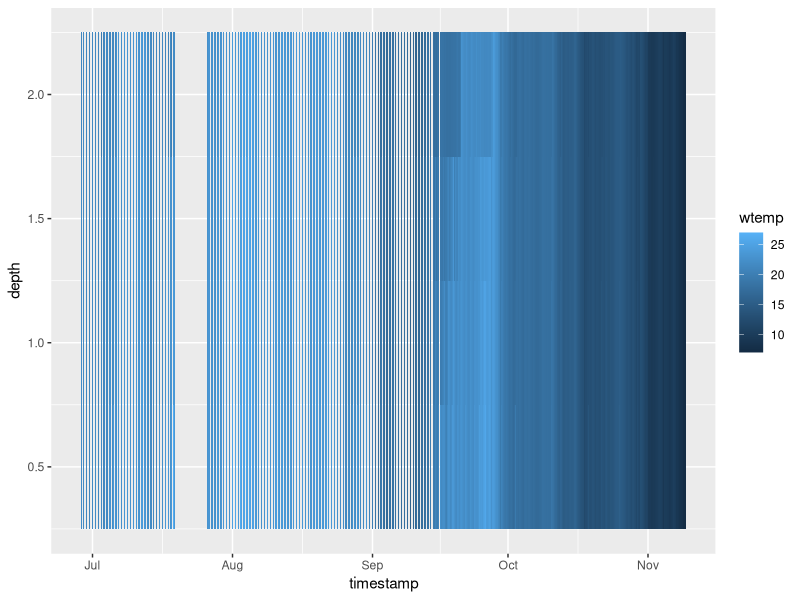
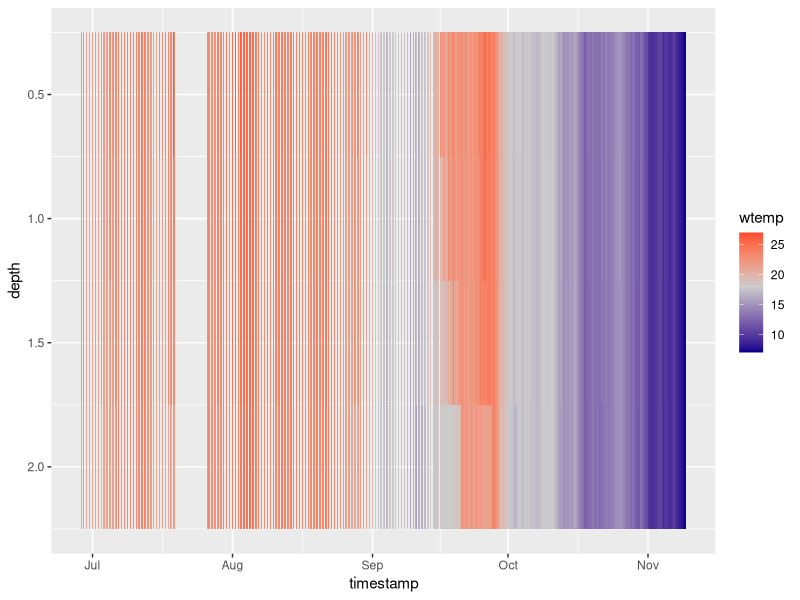
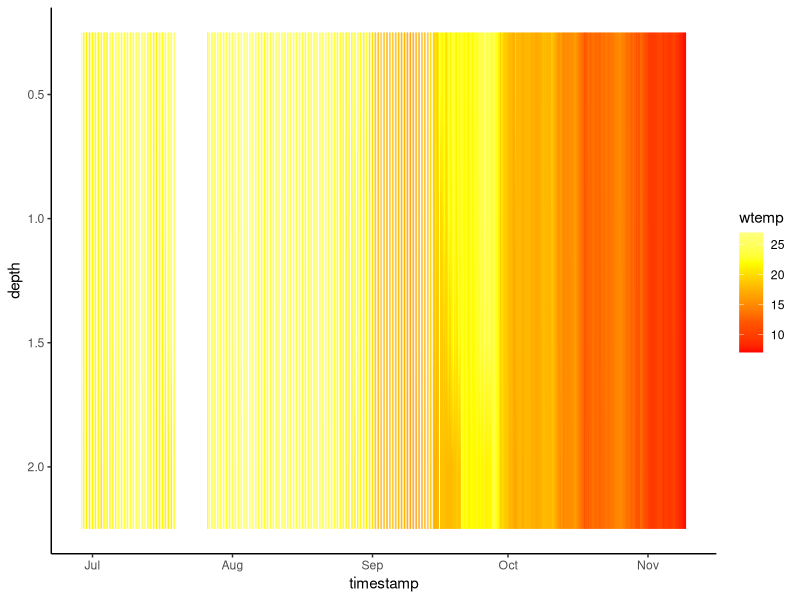
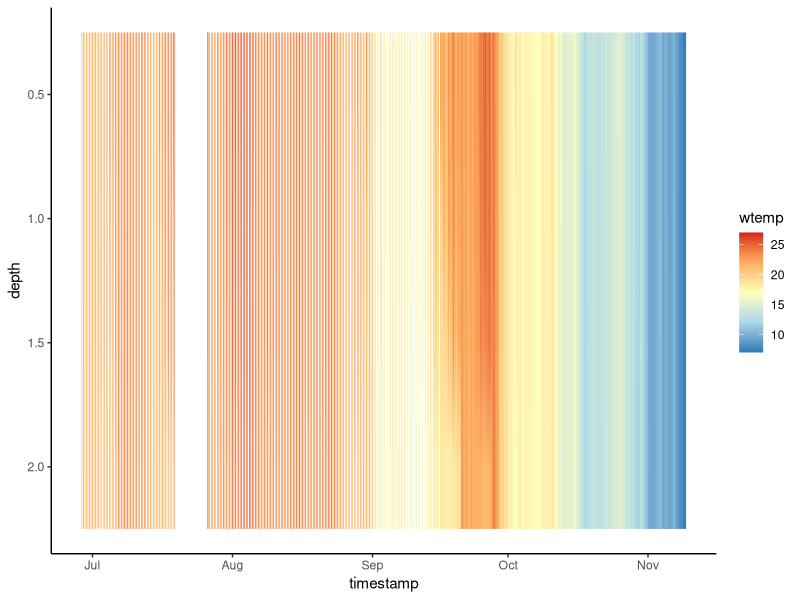
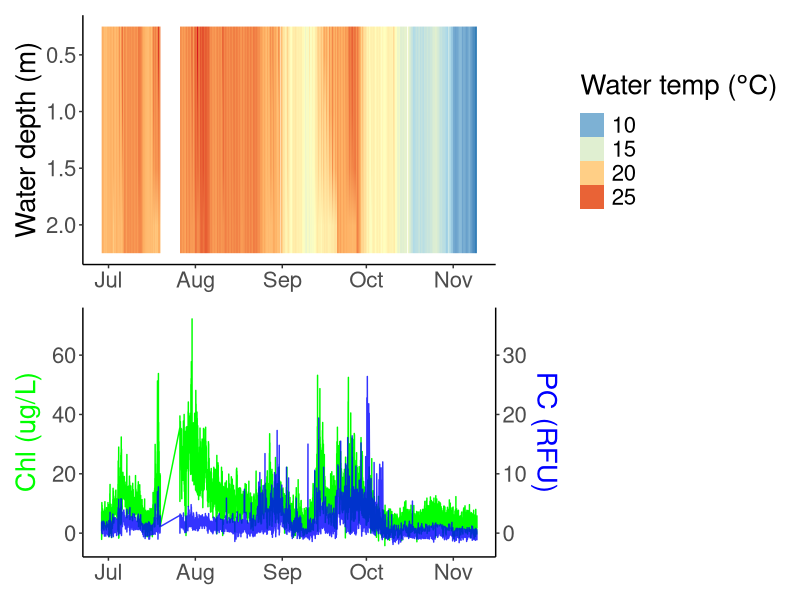

R code for these plots, in order:
## ---- chunk 1
library(ggplot2)
library(lubridate)
library(patchwork)
# loading in the dataset of water temperature from Missisquoi Bay during summer 2017
db <- read.csv("HF_MB2017CLEAN04182018.csv")
# changing to right date formate
db$timestamp <- as.POSIXct(strptime(db$timestamp,format = "%m/%d/%Y %H:%M", tz = "Etc/GMT-4"))
# let's see what we are dealing with! 
summary(db$wtemp)

# trying to make a heat map of temperature data 
p1 <- ggplot(data=db, 
             mapping=aes(x=timestamp, y=depth, fill=wtemp))
p1 + geom_tile()

# let's make the color go from red to blue
p1 + geom_tile()+
  scale_fill_gradient2(midpoint=18,
                       low="darkblue",
                       mid=gray(0.8), 
                       high="red")+
   scale_y_reverse()

# let's change the color again and try the "heat" color package 
p2 <- ggplot(data=db, mapping=aes(x=timestamp, y=depth))
p2 + geom_raster(aes(fill=wtemp), interpolate=TRUE) +
  scale_fill_gradientn(colors=heat.colors(5)) +
  theme_classic()+
  scale_y_reverse()
# heat color package is nice BUT the scale is going the opposite way...also it'd be nice to have blue as the lower temps so trying another set of codes: 


# trying to get the colors right 
myColors <- c("#2c7bb6", "#abd9e9", "#ffffbf","#fdae61","#d7191c")
p2 + geom_raster(aes(fill=wtemp), interpolate=TRUE) +
  scale_fill_gradientn(colors = myColors) +
  theme_classic()+
  scale_y_reverse()

# now that I have the color right I want to go back and take out the white spaces in the graph 
# these are because from July to Sept, the profiler was only doing a profile every 2 hours but then in Sept we set it to do a vertical profile every hour
# going to aggregate the data and only plot the even hours and see if that makes the map look more continous 
# could subset the actual data frame but I want to try and use the technique he showed us in class and just plot the subset of the data I want to show
# also, making the legend title have the degree symbol took a surprising amount of Googling! 
db$hours <- hour(db$timestamp)

p2 <- ggplot(data=db[db$hour%%2==0, ])
p4 <- p2 + geom_raster(mapping=aes(x=timestamp, 
                                   y=depth, 
                                   fill=wtemp), 
                       interpolate=TRUE) +
  scale_fill_gradientn(colors = myColors) +
  theme_classic()+
  scale_y_reverse()+
  theme(axis.title.x = element_blank())+
  ylab("Water depth (m)")+
  guides(fill=guide_legend(title=expression("Water temp ("* degree * "C)")))

# now going to use patchwork to pair the water temperature heatmap with the biological data that I have collected to far (which is high-frequency sensor data for the relative amounts of chlorophyll and phycocyanin in the surface of the lake (~0.5m)) 

p3 <- ggplot(data=db[db$hour%%2==0, ])+
  geom_line(mapping=aes(x=timestamp, y=chl_conc), color="green")+
  theme_classic()+
  ylab("Chl (ug/L)")+
  theme(axis.title.y.left = element_text(color="green"))+
  theme(axis.title.x = element_blank())

p3 <- p3 + geom_line(mapping=aes(x=timestamp, y=pc_rfu*2),color="blue", alpha = 0.8)
p3 <- p3 + scale_y_continuous(sec.axis = sec_axis(~.*(1/2), name = "PC (RFU)"))+
  theme(axis.title.y.right = element_text(color="blue"))
p4 + theme(text = element_text(size=20))+
  p3 + theme(text = element_text(size=20) )+ plot_layout(ncol=1)


